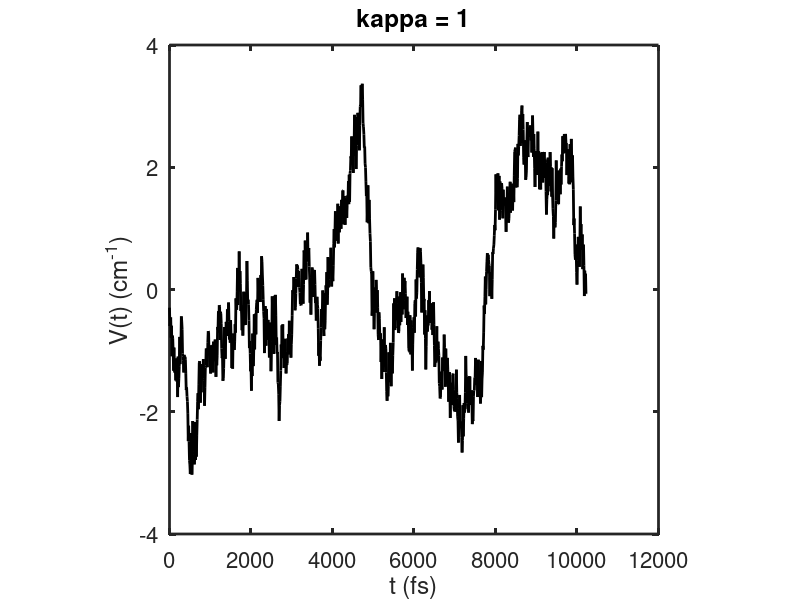

Write MATLAB code to recreate this figure. (Note: this script raises an error after producing the figure.)
clear all
labfont=16;
lwidax=2;
nt=1024;
nf=2048;
nf2=4096;
dt=10;
c=0.00003;
rng default;  % For reproducibility
r=rand(2,nt);%r=r-mean(r);
x=0:dt:dt*(nt-1);
tau=10^3;
kappa=1;
fluc=((1/tau/c)/kappa);
f=r(:,:);
p=-0.8;SIGMA=[1 p;p 1];
f=(cholcov(SIGMA)*r);
arf=zeros(2,nt);
for ii=0:nt
    arf=arf+...
        exp(-kappa^-2*exp(-(ii*dt)/tau)).*...
        circshift(f,[0,ii]);
end
f=(arf);
muf=mean(f');
f=sum(f)-sum(muf);
figure;plot(x,f,'k-','linewidth',2);
axis square;set(gca,'fontsize',labfont,'linewidth',lwidax);
xlabel('t (fs)');ylabel('V(t) (cm^{-1})');title(['kappa = ' num2str(kappa)]);

apod=apodfun(x,0,0,1/fluc/c,1/fluc/c,false);
apod2=repmat(apod,nt,1);apod2=apod2.*apod2';
xf=xcorr(f);xf=xf(nt:(2*nt-1))/nt.*apod;
figure;plot(x,xf,'k-',[tau tau],[min(xf) max(xf)],'r:','linewidth',2);
axis square;set(gca,'fontsize',labfont,'linewidth',lwidax);
xlabel('t (fs)');ylabel('C(t) (cm^{-2})');title(['\kappa = ' num2str(kappa)]);
legend(['\Delta^2 = ' num2str(round(fluc^2)) ' cm^{-2}'],['\tau = ' num2str(tau) ' fs']);
ylim([min(xf) max(xf)]);xlim([0 10*tau]);

w_vib=0;
omega=((-1/2:1/nf:1/2-1/nf)+1/nf/2)*2*pi/dt/c;df=abs(omega(1)-omega(2));
omega=omega-df/2;
tic
for i1=1:nt
    t1=x/dt-i1+1;
    y1=circshift(f,[0,i1-1]);y1(t1<0)=0;
    for i2=1:nt
            t2=x/dt-i1-i2+2;
            y2=circshift(f,[0,i1+i2-2]);y2(t2<0)=0;
            c1(i1,i2)=sum(f.*y1.*y2);
    end
end
toc
c1=c1/nt/nt;

figure;contourf(x/1000,x/1000,c1,50,'edgecolor','none');axis square;colormap jet;colorbar;
set(gca,'fontsize',labfont,'linewidth',lwidax);legend('C(\tau_1,\tau_2)');
xlabel('t_1 (ps)');ylabel('t_1+t_2 (ps)');title(['kappa = ' num2str(kappa)]);

fc=fftshift(fft(xf/5308/5308,nf));
fc1=fftshift(fft2(c1.*apod2,nf2,nf2));
orange=ceil(nf/2+1-0/df):ceil(nf/2+1+1000/df);
omega2=((-1/2:1/nf2:1/2-1/nf2)+1/nf2/2)*2*pi/dt/c;df2=abs(omega2(1)-omega2(2));
omega2=omega2-df2/2;
orange2=ceil(nf2/2+1-500/df2):ceil(nf2/2+1+500/df2);
figure;contourf(omega2(orange2),omega2(orange2),abs(fc1(orange2,orange2)),50,'edgecolor','none');
axis square;colormap jet;colorbar;xlim([-500 500]);ylim([-500 500]);
set(gca,'fontsize',labfont,'linewidth',lwidax);legend('2D SD');
xlabel('\omega_1 (cm^{-1})');ylabel('\omega_2 (cm^{-1})');
title(['kappa = ' num2str(kappa)]);

w=((-1/2:1/nf:1/2-1/nf)+1/nf/2)/dt/c;df=abs(w(1)-w(2));
w=w-df/2;
fc=fc-fc(end);
figure;plot(omega,real(fc),'k-'...
    ,[fluc fluc],[0 max(real(fc))],'r:','linewidth',2);
axis square;xlim([0 500]);set(gca,'fontsize',labfont,'linewidth',lwidax);
xlabel('\omega (cm^{-1})');legend('SD',['\Delta = ' num2str(round(fluc)) ' cm^{-1}']);
title(['kappa = ' num2str(kappa)]);ylim([0 max(real(fc))]);

